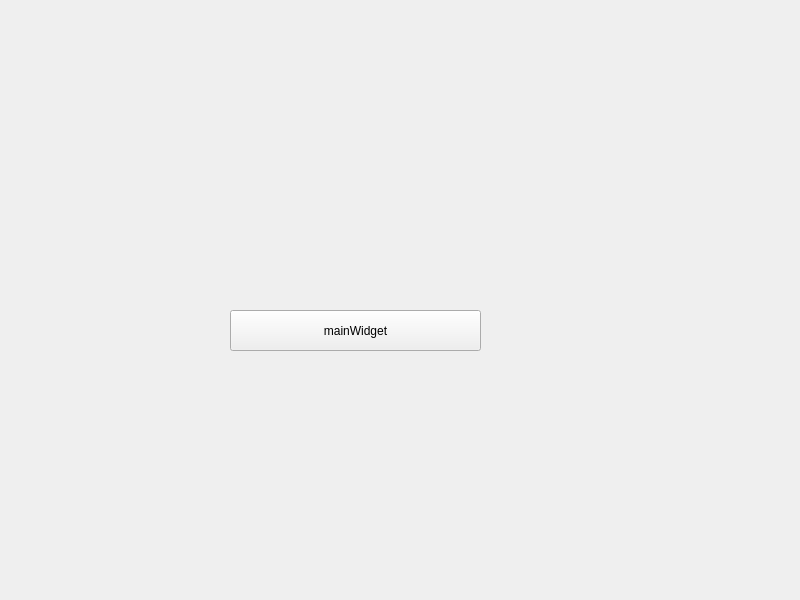
<?xml version="1.0" encoding="UTF-8"?>
<ui version="4.0">
 <class>Widget</class>
 <widget class="QWidget" name="Widget">
  <property name="geometry">
   <rect>
    <x>0</x>
    <y>0</y>
    <width>800</width>
    <height>600</height>
   </rect>
  </property>
  <property name="windowTitle">
   <string>Widget</string>
  </property>
  <widget class="QPushButton" name="pushButton">
   <property name="geometry">
    <rect>
     <x>230</x>
     <y>310</y>
     <width>251</width>
     <height>41</height>
    </rect>
   </property>
   <property name="text">
    <string>mainWidget</string>
   </property>
  </widget>
 </widget>
 <resources/>
 <connections/>
</ui>
